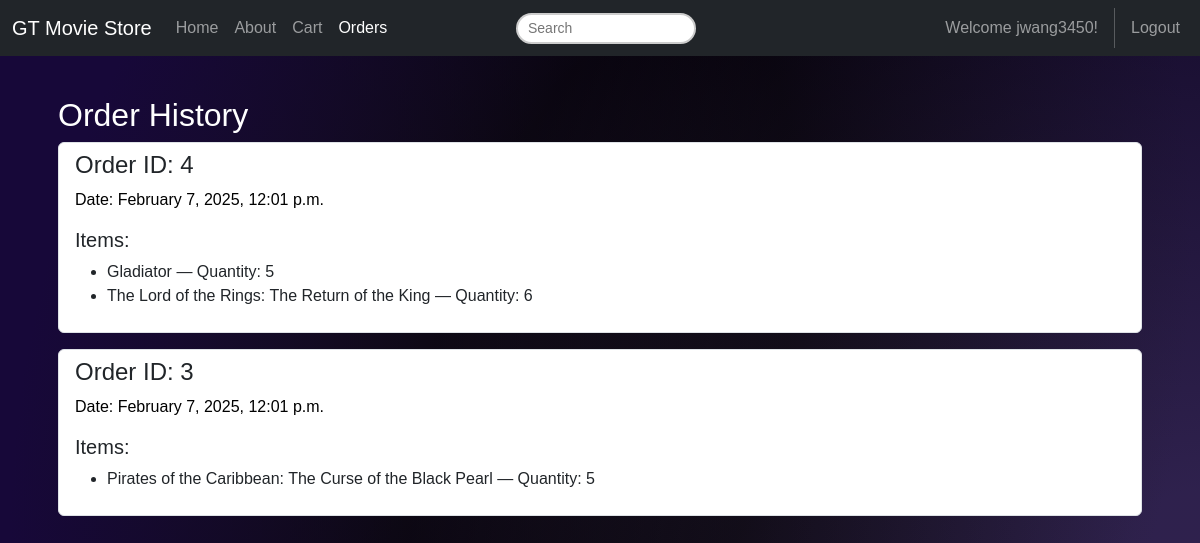
Page /cart/orders/ (signed in) on the earlier database version.
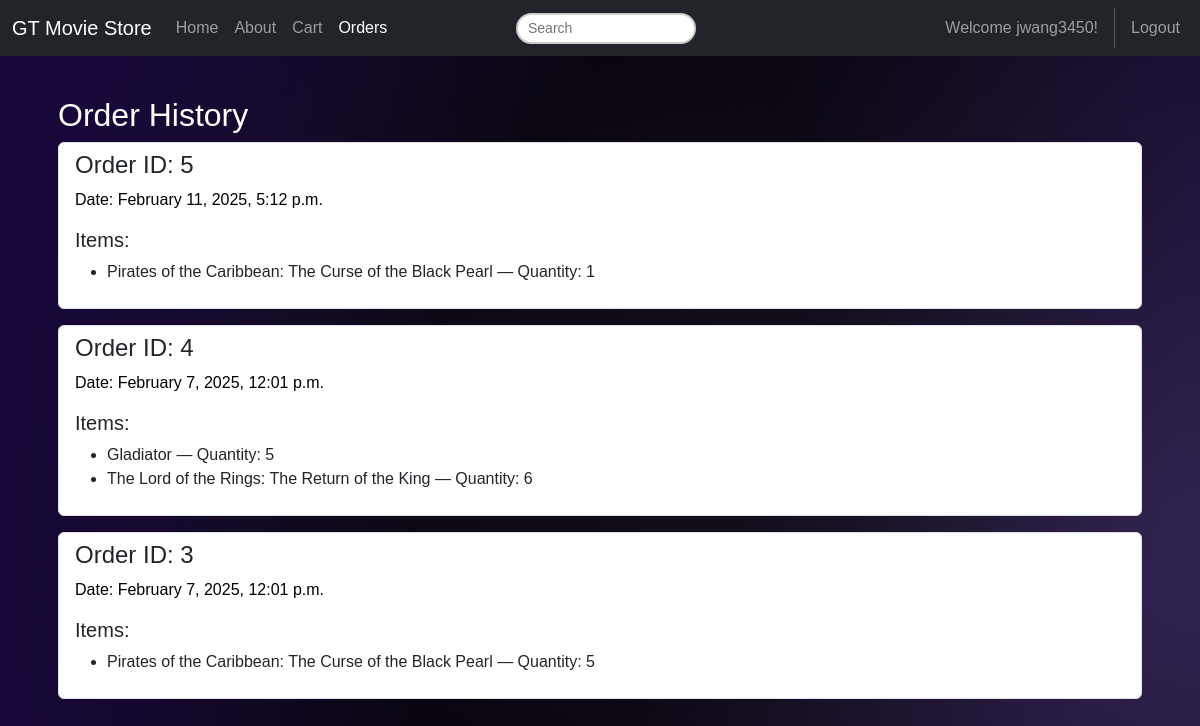
Same page on the later database version.
### dashboard/models.py (models this page shows, shortened)
class Order(models.Model):
    id = models.AutoField(primary_key=True)
    date = models.DateTimeField(auto_now_add=True)
    user = models.ForeignKey(User, on_delete=models.CASCADE)
    def __str__(self):
        return str(self.id) + ' - ' + str(self.user.username)

class OrderItem(models.Model):
    id = models.AutoField(primary_key=True)
    order = models.ForeignKey(Order, on_delete=models.CASCADE)
    movie = models.ForeignKey(Movie, on_delete=models.CASCADE)
    quantity = models.IntegerField(default=1)

class Movie(models.Model):
    id = models.AutoField(primary_key=True)
    title = models.CharField(max_length=100)
    description = models.TextField()
    image = models.ImageField(upload_to=movie_image_path)
    release_date = models.DateField()
    price = 16

### cart/views.py (the view)
# urls.py: path('orders/', views.orders, name='cart.orders'),
@login_required
def orders(request):
    user_orders = Order.objects.filter(user=request.user).order_by('-date')
    print(user_orders)
    return render(request, 'cart/orders.html', {'orders': user_orders})

### cart/templates/cart/orders.html
{% extends 'base.html' %}
{% block content %}
<div class="p-3">
  <h2
    style="color:white"
  >Order History</h2>
  {% if orders %}
    <div class="list-group">
      {% for order in orders %}
      <div class="list-group-item mb-3 border rounded">
        <h4>Order ID: {{ order.id }}</h4>
        <p
                style="color: black"
        >Date: {{ order.date|date:"F j, Y, g:i a" }}</p>
        <h5>Items:</h5>
        <ul>
          {% for item in order.orderitem_set.all %}
          <li>{{ item.movie.title }} — Quantity: {{ item.quantity }}</li>
          {% endfor %}
        </ul>
      </div>
      {% endfor %}
    </div>
  {% else %}
    <p>No previous orders found.</p>
  {% endif %}
</div>
{% endblock content %}

Differences in the rows shown:
added Order: id "5", date "February 11, 2025, 5:12 p.m."
added OrderItem: movie "Pirates of the Caribbean: The Curse of the Black Pearl", quantity "1", shown under "5"
